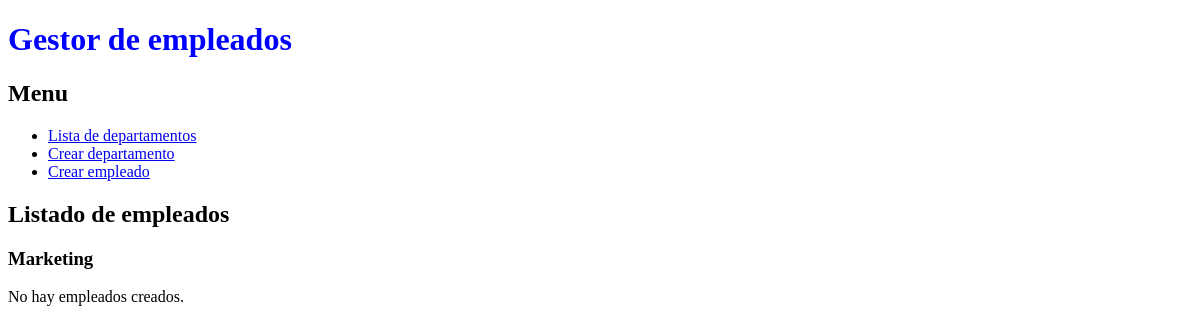
Page /appEmpresaDjango/departamentos/6/empleados on the earlier database version.
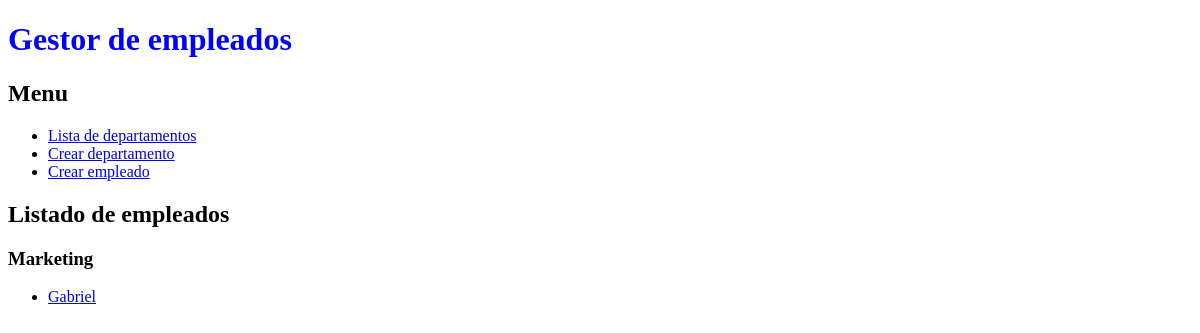
Same page on the later database version.
### appEmpresaDjango/models.py (models this page shows, shortened)
class Empleado(models.Model):
    nombre = models.CharField(max_length=40)
    fecha_nacimiento=models.DateField()
    antiguedad=models.IntegerField()
    departamento=models.ForeignKey(Departamento, on_delete=models.CASCADE) #1-N
    habilidad= models.ManyToManyField(Habilidad) #N-M
    created = models.DateTimeField(auto_now_add=True)
    updated = models.DateTimeField(auto_now=True)
    class Meta:
        verbose_name_plural = "empleados"
        verbose_name= "empleado"
        ordering = ["-created"]

### appEmpresaDjango/views.py (the view)
# urls.py: path('/departamentos/<int:departamento_id>/empleados', EmpleadoListView.as_view(), name='empleados_index'),
class EmpleadoListView(ListView):
    model = Empleado
    context_object_name = 'empleados'
    def get_queryset(self):
        departamento = get_object_or_404(Departamento, id=self.kwargs['departamento_id'])
        return Empleado.objects.filter(departamento=departamento)
    def get_context_data(self, **kwargs):
        context= super().get_context_data(**kwargs)
        departamento = get_object_or_404(Departamento, pk=self.kwargs['departamento_id'])
        context['departamento'] = departamento
        context['usuario_conectado'] ="Jaime Urrutia"
        return context

### templates/appEmpresaDjango/empleado_list.html
{% extends 'base.html' %}
{% block contenido %}
        <h2>Listado de empleados</h2>
        <h3>{{ departamento.nombre }}</h3>
        {% if empleados %}
            <ul>
                {% for empleado in empleados %}
                	<li><a href="{% url 'empleados_show' empleado.id %}">{{ empleado.nombre }}</a></li>
                {% endfor %}
            </ul>
        {% else %}
            <p>No hay empleados creados.</p>
        {% endif %}
{% endblock %}

Differences in the rows shown:
added Empleado: nombre "Gabriel"
Other differences:
text no longer shown: "No hay empleados creados."
